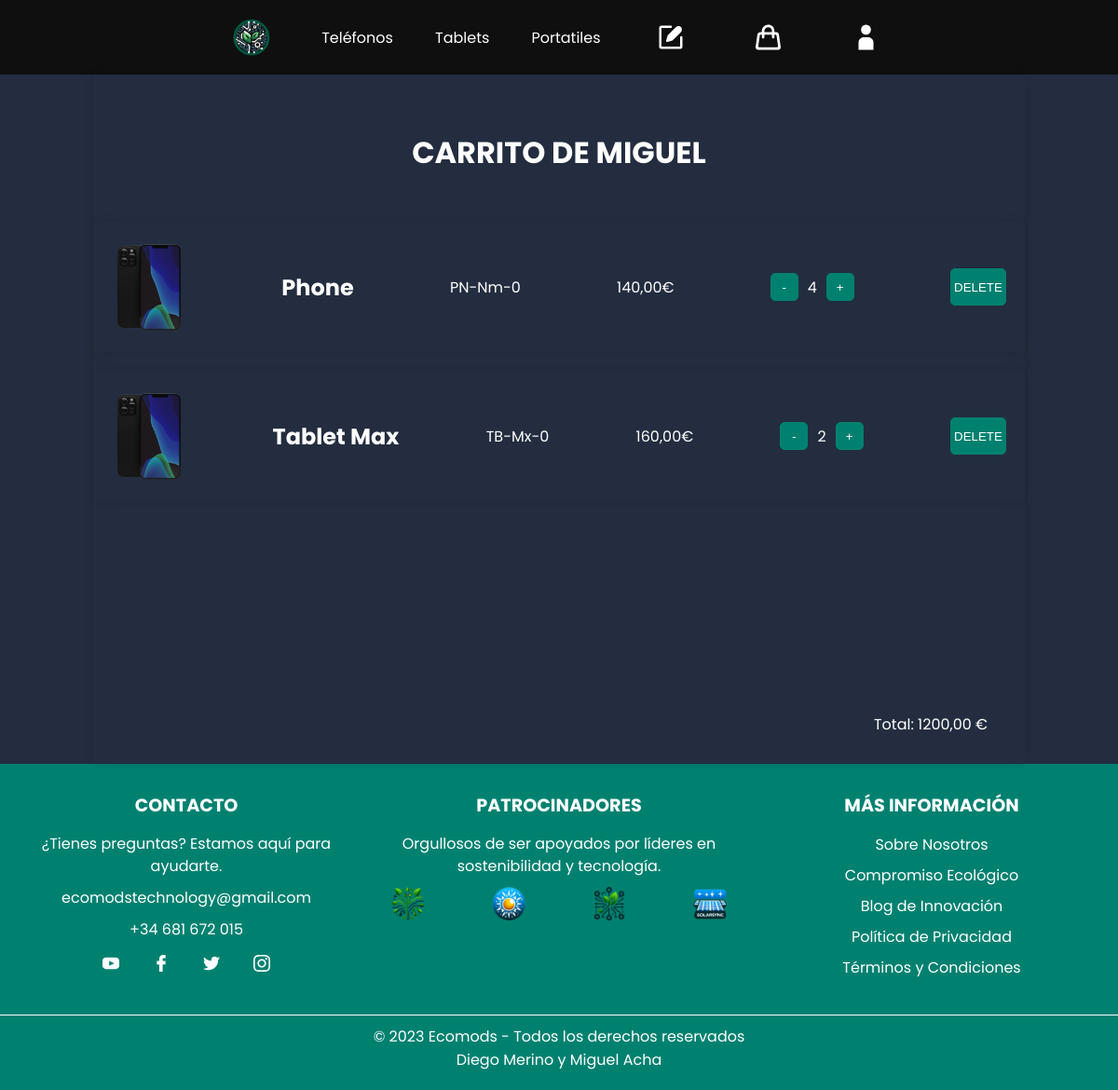
Before: /myCart/ (signed in) with the older database file.
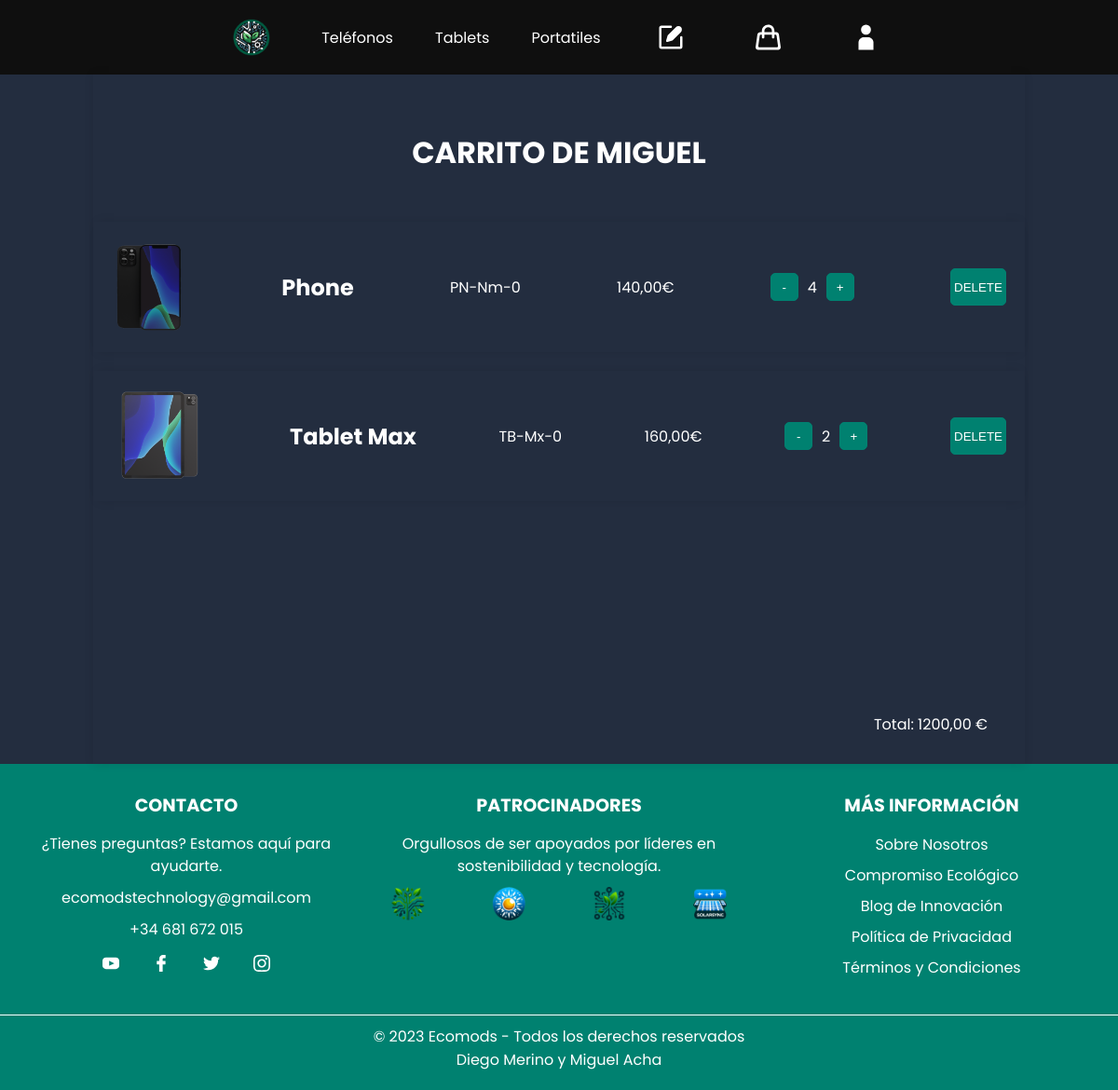
After: the same page with the newer database file.
### app/models.py (models this page shows, shortened)
class CartProduct(models.Model):
    id = models.AutoField(primary_key=True)
    product = models.ForeignKey(Product, on_delete=models.DO_NOTHING)
    modules = models.ManyToManyField(Module)
    quantity = models.PositiveIntegerField(default=1)

class Product(models.Model):
    id = models.CharField(max_length=20, primary_key=True)
    name = models.CharField(max_length=20)
    model = models.CharField(max_length=10)
    price = models.DecimalField(decimal_places=2, max_digits=10)
    dimensionX = models.DecimalField(default=0, decimal_places=2, max_digits=10)
    dimensionY = models.DecimalField(default=0, decimal_places=2, max_digits=10)
    dimensionZ = models.DecimalField(default=0, decimal_places=2, max_digits=10)
    image = models.CharField(max_length=255, default="images/products/phone/phone.png")

### app/views.py (the view)
# urls.py: path('myCart/', viewCart, name="viewCart"),
@user_passes_test(isUserAuthenticated, login_url="logIn")
def viewCart(request):
    if request.method == "GET":
        client = Client.objects.get(user=request.user)
        client = Client.objects.get(user=request.user)
        totalPrice, cartProducts = calcTotalPrice(client)
        return render(request, "cart.html", {"cartProducts": cartProducts, "totalPrice": totalPrice})

### app/views.py (called while the page is built)
def isUserAuthenticated(user):
    return user.is_authenticated

def calcTotalPrice(client):
    cartRelations = CartRelation.objects.filter(client=client)
    if cartRelations.count() > 0:
        cartProducts = CartProduct.objects.filter(cartrelation__in=cartRelations)
        if cartProducts.count() > 0:
            totalPrice = 0
            for cartProduct in cartProducts:
                for module in cartProduct.modules.all():
                    totalPrice += module.price * cartProduct.quantity
                totalPrice += cartProduct.product.price * cartProduct.quantity
            return totalPrice, cartProducts
    return -1, []

### app/templates/cart.html (shortened to what this page needs)
{% extends 'base.html' %}
{% load static %}
{% block additionalLinks %}
  <link rel="stylesheet" href="{% static 'css/cart.css' %}" />
{% endblock %}
{% block content %}
  <div class="cart-container">
    {% if cartProducts %}
      <h1>CARRITO DE {{ user.first_name.upper }}</h1>
      {% for cartProduct in cartProducts %}
        <div class="cart-item">
          <div class="product-details">
            <img src="{% static cartProduct.product.image %}" alt="{{ cartProduct.product.name }}" />
            <h2>{{ cartProduct.product.name }}</h2>
            <p>{{ cartProduct.product.model }}</p>
            <p>{{ cartProduct.product.price }}€</p>
            <div class="quantity-control">
              <button class="decrease-quantity" data-id="{{ cartProduct.id }}">-</button>
              <p id="quantity-{{ cartProduct.id }}">{{ cartProduct.quantity }}</p>
              <button class="increase-quantity" data-id="{{ cartProduct.id }}">+</button>
            </div>
            <button class="delete" data-id="{{ cartProduct.id }}">DELETE</button>
          </div>
        </div>
      {% endfor %}
      <div id="totalPriceContainer">
        <p id="totalPrice">Total: {{ totalPrice }} €</p>
      </div>
    {% else %}
      <h1>SIN PRODUCTOS EN EL CARRITO</h1>
      <img id="cart" src="{% static 'images/empty-cart.png' %}" alt="carrito vacio" />
    {% endif %}
  </div>
{% endblock %}

Changed rows visible on the page:
changed through a linked row, CartProduct "Tablet Max": product.image: a different picture
